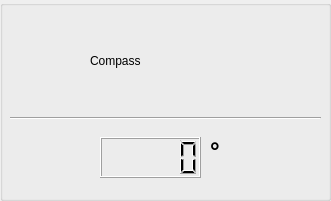
     <widget class="QGroupBox" name="groupBox_10">
      <property name="geometry">
       <rect>
        <x>1230</x>
        <y>650</y>
        <width>331</width>
        <height>201</height>
       </rect>
      </property>
      <property name="title">
       <string/>
      </property>
      <widget class="QLabel" name="pitch_roll_graph_label_4">
       <property name="geometry">
        <rect>
         <x>20</x>
         <y>40</y>
         <width>51</width>
         <height>51</height>
        </rect>
       </property>
       <property name="text">
        <string/>
       </property>
       <property name="pixmap">
        <pixmap>compas.png</pixmap>
       </property>
       <property name="scaledContents">
        <bool>true</bool>
       </property>
      </widget>
      <widget class="QLabel" name="compass_sensor_text">
       <property name="geometry">
        <rect>
         <x>90</x>
         <y>40</y>
         <width>171</width>
         <height>41</height>
        </rect>
       </property>
       <property name="styleSheet">
        <string notr="true"/>
       </property>
       <property name="text">
        <string>Compass</string>
       </property>
      </widget>
      <widget class="QLCDNumber" name="total_esc_lcd_4">
       <property name="geometry">
        <rect>
         <x>100</x>
         <y>137</y>
         <width>101</width>
         <height>41</height>
        </rect>
       </property>
       <property name="digitCount">
        <number>5</number>
       </property>
       <property name="value" stdset="0">
        <double>0.000000000000000</double>
       </property>
       <property name="intValue" stdset="0">
        <number>0</number>
       </property>
      </widget>
      <widget class="QLabel" name="sensor_verileri_title_34">
       <property name="geometry">
        <rect>
         <x>210</x>
         <y>130</y>
         <width>171</width>
         <height>41</height>
        </rect>
       </property>
       <property name="styleSheet">
        <string notr="true">QLabel
{
	font-family: Arial;
	font-style: normal;
	font-size: 18pt;
	font-weight: bold;
}</string>
       </property>
       <property name="text">
        <string>°</string>
       </property>
      </widget>
      <widget class="Line" name="line_7">
       <property name="geometry">
        <rect>
         <x>10</x>
         <y>110</y>
         <width>311</width>
         <height>16</height>
        </rect>
       </property>
       <property name="orientation">
        <enum>Qt::Horizontal</enum>
       </property>
      </widget>
     </widget>
